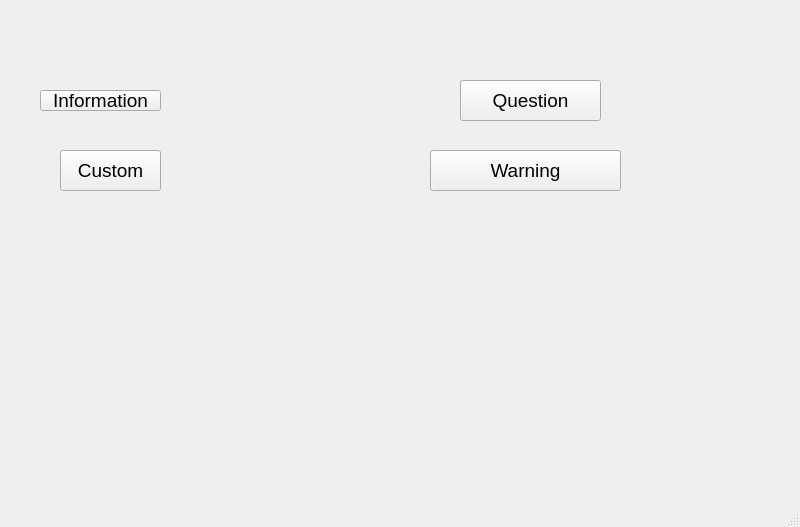
<?xml version="1.0" encoding="UTF-8"?>
<ui version="4.0">
 <class>MainWindow</class>
 <widget class="QMainWindow" name="MainWindow">
  <property name="geometry">
   <rect>
    <x>0</x>
    <y>0</y>
    <width>800</width>
    <height>527</height>
   </rect>
  </property>
  <property name="windowTitle">
   <string>Lakshmipathi-6147</string>
  </property>
  <widget class="QWidget" name="centralwidget">
   <widget class="QPushButton" name="pushButton">
    <property name="geometry">
     <rect>
      <x>40</x>
      <y>90</y>
      <width>121</width>
      <height>21</height>
     </rect>
    </property>
    <property name="font">
     <font>
      <pointsize>14</pointsize>
      <weight>50</weight>
      <bold>false</bold>
     </font>
    </property>
    <property name="text">
     <string>Information</string>
    </property>
   </widget>
   <widget class="QPushButton" name="pushButton_2">
    <property name="geometry">
     <rect>
      <x>460</x>
      <y>80</y>
      <width>141</width>
      <height>41</height>
     </rect>
    </property>
    <property name="font">
     <font>
      <pointsize>14</pointsize>
      <weight>50</weight>
      <bold>false</bold>
     </font>
    </property>
    <property name="text">
     <string>Question</string>
    </property>
   </widget>
   <widget class="QPushButton" name="pushButton_3">
    <property name="geometry">
     <rect>
      <x>60</x>
      <y>150</y>
      <width>101</width>
      <height>41</height>
     </rect>
    </property>
    <property name="font">
     <font>
      <pointsize>14</pointsize>
      <weight>50</weight>
      <bold>false</bold>
     </font>
    </property>
    <property name="text">
     <string>Custom</string>
    </property>
   </widget>
   <widget class="QPushButton" name="pushButton_4">
    <property name="geometry">
     <rect>
      <x>430</x>
      <y>150</y>
      <width>191</width>
      <height>41</height>
     </rect>
    </property>
    <property name="font">
     <font>
      <pointsize>14</pointsize>
      <weight>50</weight>
      <bold>false</bold>
     </font>
    </property>
    <property name="cursor">
     <cursorShape>PointingHandCursor</cursorShape>
    </property>
    <property name="text">
     <string>Warning</string>
    </property>
   </widget>
  </widget>
  <widget class="QMenuBar" name="menubar">
   <property name="geometry">
    <rect>
     <x>0</x>
     <y>0</y>
     <width>800</width>
     <height>25</height>
    </rect>
   </property>
  </widget>
  <widget class="QStatusBar" name="statusbar"/>
 </widget>
 <resources/>
 <connections/>
</ui>
